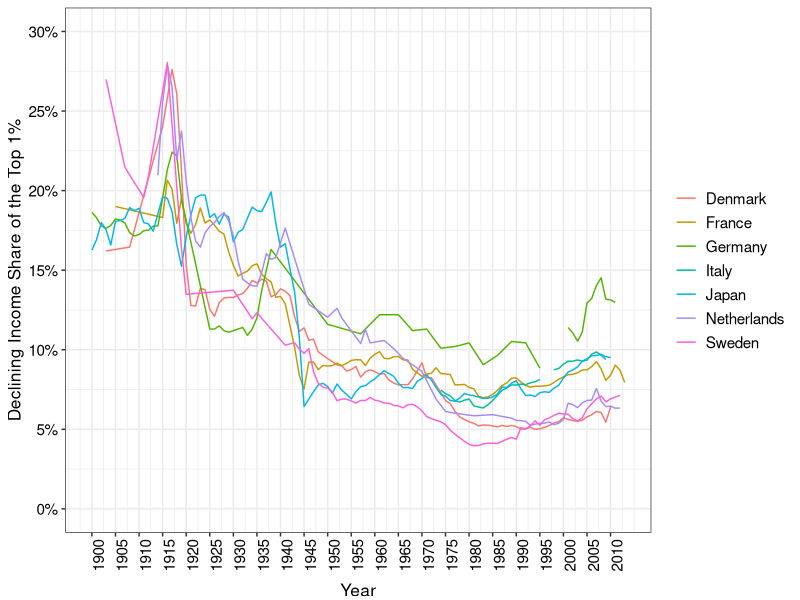
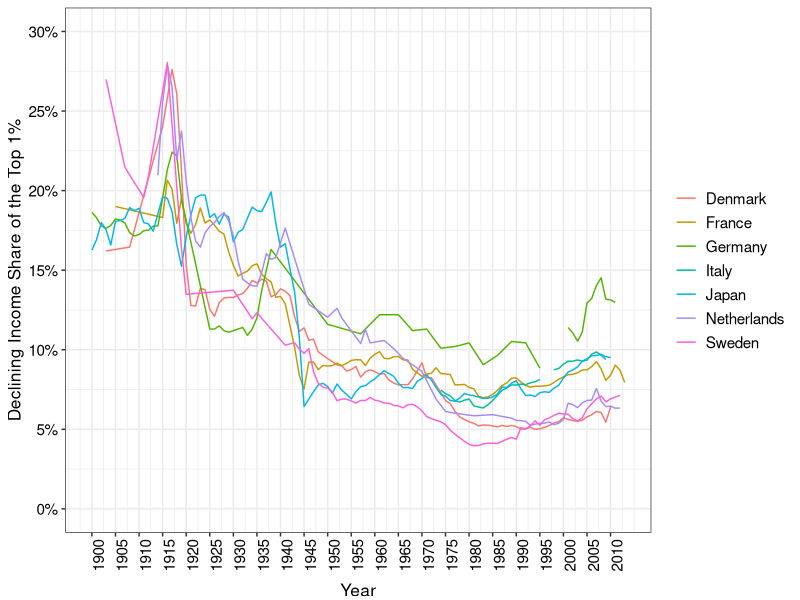

The R source for these figures, in order:
require(shape)
library(tidyverse)
library(lubridate)
library(openxlsx)
library(readxl)

declining_share <- read_excel("capitalism/declining_share.xlsx")

COL <- c("#7fc97f", "#beaed4", "#fdc086", "#ffff99", "#386cb0", "#f0027f", "#bf5b17", "#666666")
COLA <- c("#e0f3db", "#99d8c9","#66c2a4","#41ae76", "#238b45", "#005824", "#f0027f")
COLB <- c("#c6dbef", "#4eb3d3", "#2b8cbe", "#0868ac","#084081", "#9e9ac8","#f0027f")
COLC <- c("#fcfbfd", "#efedf5", "#dadaeb", "#bcbddc", "#9e9ac8", "#807dba", "#6a51a3", "#54278f", "#3f007d")

#Cleaning the wealth share data. Source: CORE
declining_share_gathered <- declining_share %>% 
  gather(Country, declining_share, c("Denmark", "France", "Germany", "Italy", "Japan", "Netherlands", "Sweden") )

declining_share1 <- declining_share_gathered[-c(1, 112, 223, 334, 445, 556, 667), ]

declining_share2 <- declining_share1 %>%
  mutate(Year = ifelse(Country == "Denmark", ...1, ifelse(Country == "France", ...3, ifelse(Country == "Germany", ...5, ifelse(Country == "Italy", ...7, ifelse(Country == "Japan", ...9, ifelse(Country == "Netherlands", ...11, ifelse(Country == "Sweden", ...13, NA))))))))

declining_share2$declining_share = as.numeric(as.character(declining_share2$declining_share))

declining_share3 <- declining_share2 %>%
  select(-c("...1", "...3", "...5", "...7", "...9", "...11", "...13")) %>%
  filter(!is.na(Year)) %>%
  mutate(declining_share_decimal = (declining_share)/100)

#Plotting the data
declining_share_plot <- ggplot(declining_share3, aes(x = Year, y = declining_share_decimal, group = Country, color = Country)) +
  geom_line() +
  ylab("Declining Income Share of the Top 1%") +
  scale_y_continuous(breaks = seq(0, 0.3, by = 0.05), labels = scales::percent_format(accuracy = 1), limits = c(0,0.3)) +
  scale_x_continuous(breaks = seq(1900, 2010, by = 5)) +
  theme_bw() +
  theme(legend.position="right",
        legend.title=element_blank(),
        axis.title.y = element_text(size = 12.5, vjust = 1),
        legend.text=element_text(size=11),
        axis.text.x = element_text(size = 11, angle = 90, color = "black"),
        axis.text.y = element_text(size = 11, color = "black"),
        axis.title.x = element_text(size = 12.5, vjust = -1))


print(declining_share_plot)

#Save plot to PDF
ggsave(declining_share_plot, filename = "declining_share_top_1percent.pdf",
       path = "capitalism",
       width = 9, height = 7, units = "in")


dev.off()
